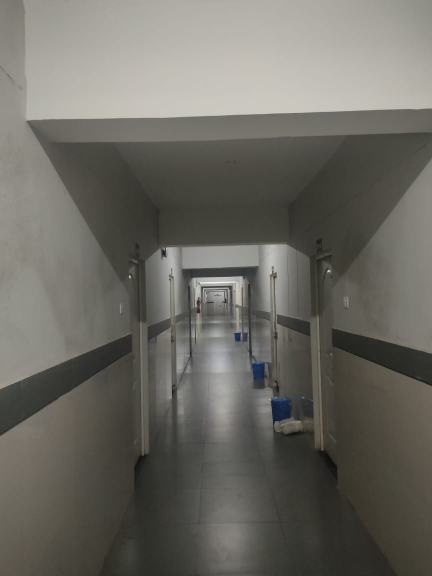
#> input picture Image1.jpeg, 864 x 1152 px (shown at 1/2 size)
$ python main.py
#> lines starting #> are read from the running program, lines starting #| are printed output that depends on the picture; after the words box and inside, x2 and y2 are one past the last pixel; in counts of white or black regions, pixels touching at a corner belong together
#Importing Modules
import cv2 as cv
import numpy as np
import matplotlib.pyplot as plt
#Load Image
img=cv.imread('Image1.jpeg')
#> img is the input picture: shape (1152, 864, 3); mean B, G, R 98.5, 105.3, 107.1
ReSized1 = cv.resize(img, (300, 300))
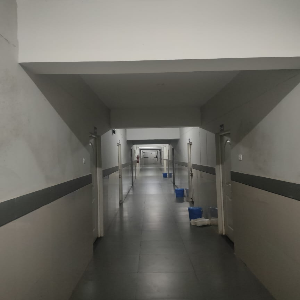
#> ReSized1: shape (300, 300, 3); mean B, G, R 98.4, 105.3, 107
cv.imshow("Original Image",ReSized1)
#Grayscale
gray=cv.cvtColor(img,cv.COLOR_BGR2GRAY)
ReSized2=cv.resize(gray, (300, 300))
cv.imshow("Grayscaled Image",ReSized2)
#Smoothening
median=cv.medianBlur(gray,1)
ReSized3=cv.resize(median, (300, 300))
cv.imshow("Smoothened Image",ReSized3)
#Edges
getEdge = cv.adaptiveThreshold(median, 255, cv.ADAPTIVE_THRESH_MEAN_C, cv.THRESH_BINARY, 11 ,11)
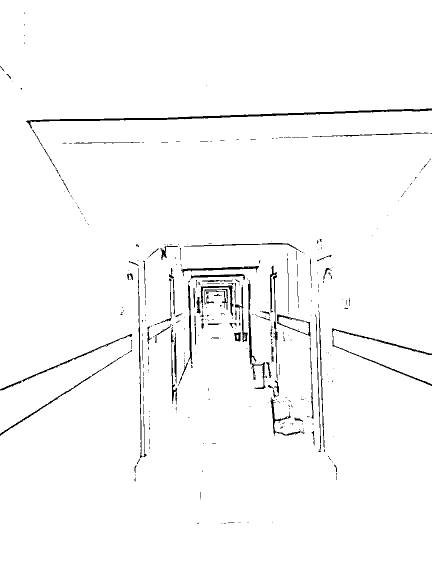
#> getEdge: shape (1152, 864) (shown at 1/2 size); 97.9% white; 389 black regions (304 under 20 px), largest, box (x1, y1, x2, y2) and area: (52, 217, 864, 258) 3268, (664, 657, 864, 772) 1245, (497, 622, 531, 778) 811
ReSized4=cv.resize(getEdge, (300, 300))
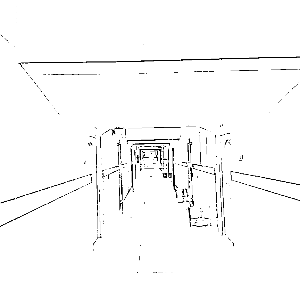
#> ReSized4: shape (300, 300); min 0, max 255, mean 249.7
cv.imshow("Edged Image",ReSized4)
#Bilateral filter
bilateral=cv.bilateralFilter(img,9,150,150)
ReSized5=cv.resize(bilateral, (300, 300))
cv.imshow("Bilateral Image",ReSized5)
#Masking
cartoonifiedImage=cv.bitwise_and(bilateral,bilateral,mask=getEdge)
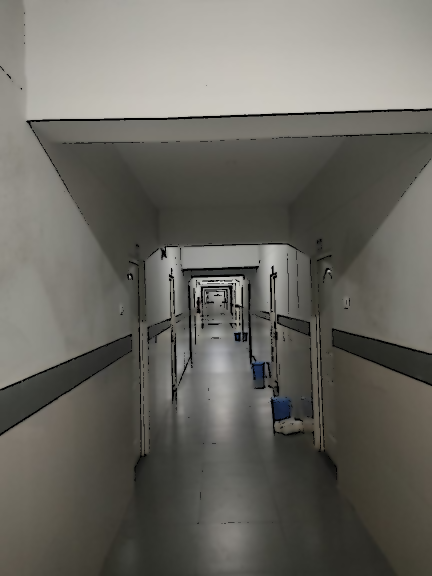
#> cartoonifiedImage: shape (1152, 864, 3) (shown at 1/2 size); mean B, G, R 96.8, 103.5, 105.3
ReSized6=cv.resize(cartoonifiedImage, (300, 300))
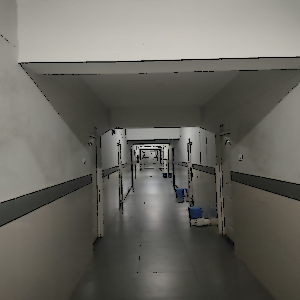
#> ReSized6: shape (300, 300, 3); mean B, G, R 96.7, 103.5, 105.2
cv.imshow("Cartoonified Image",ReSized6)
cv.waitKey(0)

$ run again, with Image.jpeg copied over Image1.jpeg
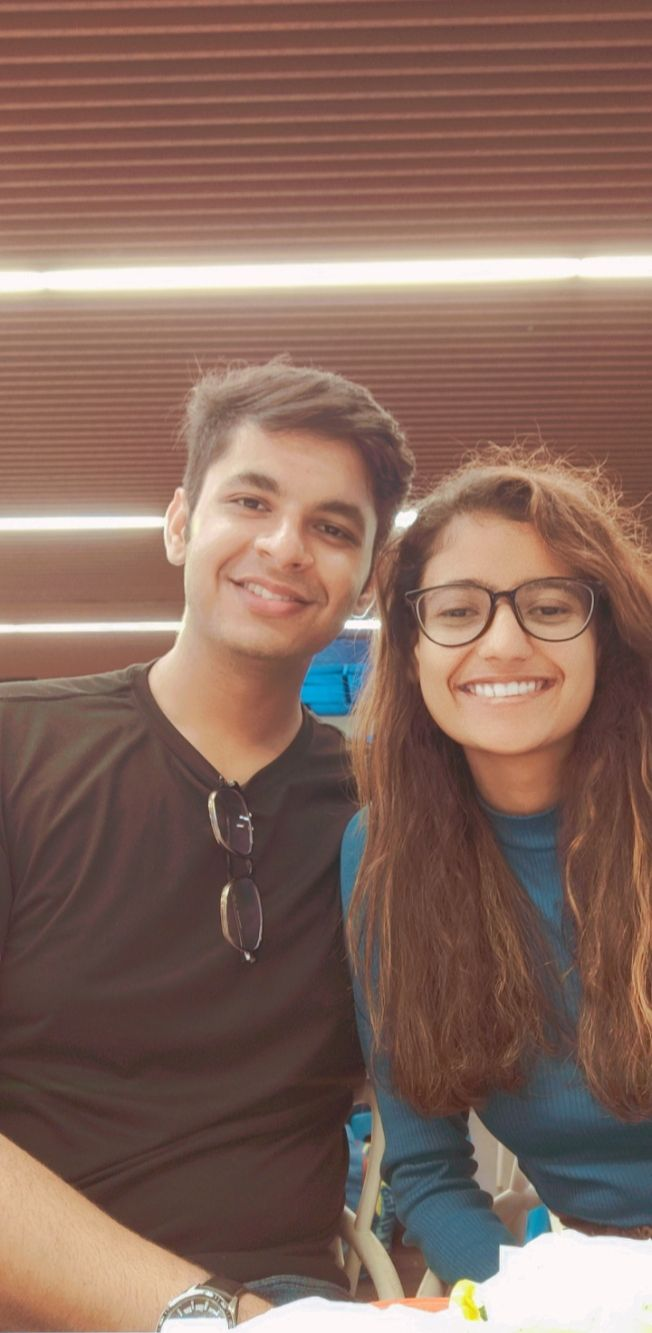
#> input picture Image.jpeg, 652 x 1333 px
#> img is the input picture: shape (1333, 652, 3); mean B, G, R 93.5, 105, 134.7
#> `getEdge = cv.adaptiveThreshold(median, 255, cv.ADAPTIVE_THRESH_MEAN_C,..`:
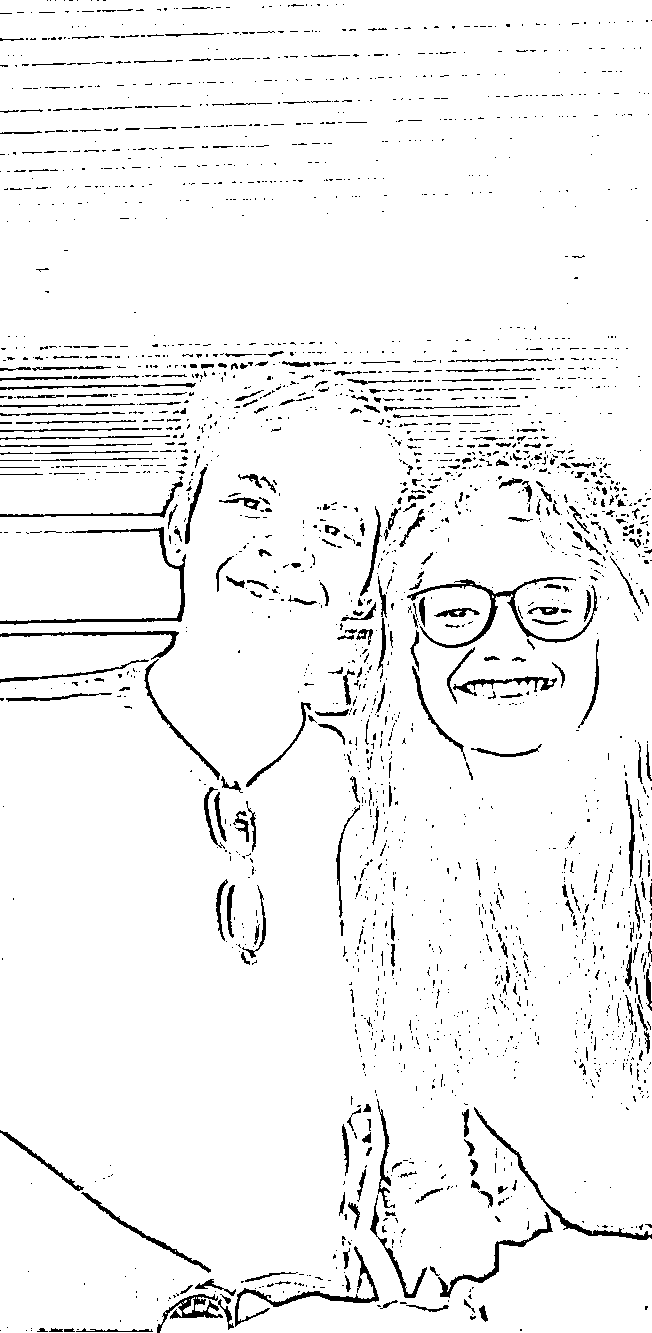
#> getEdge: shape (1333, 652); 95.1% white; 2421 black regions (2065 under 20 px), largest, box (x1, y1, x2, y2) and area: (407, 577, 598, 648) 1525, (0, 527, 186, 625) 1210, (235, 1246, 379, 1327) 1095
#> `ReSized6=cv.resize(cartoonifiedImage, (300, 300))`:
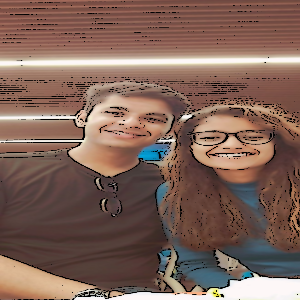
#> ReSized6: shape (300, 300, 3); mean B, G, R 89.1, 99.9, 128.1
